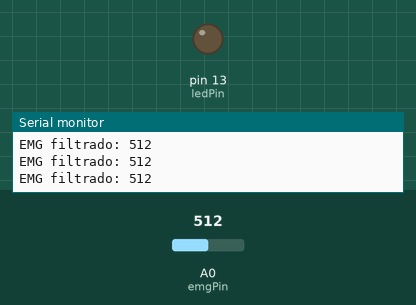
Recording of a sketch running on a simulated Arduino Uno, built with avr-gcc and run on an emulated ATmega328P. On the bench: output pins drawn as LEDs (lit = HIGH), the last lines printed to the serial monitor. The inputs (shaded band) are chosen by the test bench; at power-on: A0 (emgPin) = 512.

Above: at 1.2 s.
1.3 s: A0 (emgPin) set to 538
4.3 s: A0 (emgPin) set to 561
At 5.7 s:
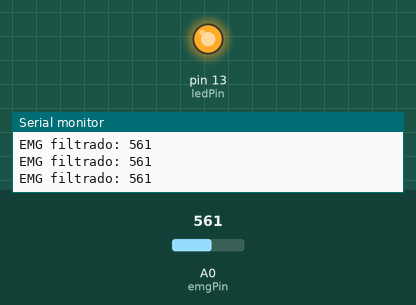
6.0 s: A0 (emgPin) set to 540
At 6.5 s:
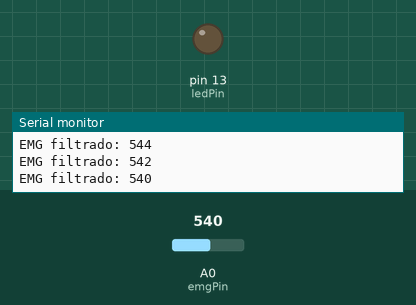
7.7 s: A0 (emgPin) set to 560
At 9.0 s:
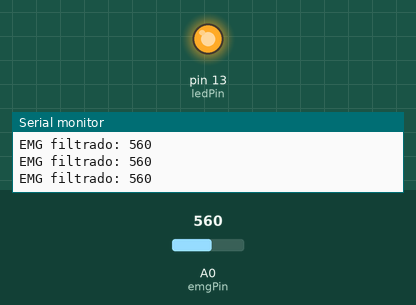
Timing chart, 0 to 10.7 s (numbered marks = the images above; inputs shaded):
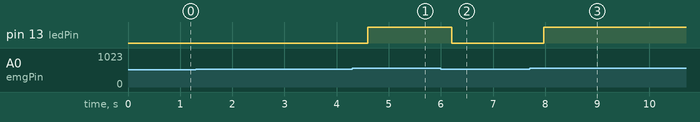

Measured:
- the behaviour switches between 550 and 551 on A0 (emgPin) (found by bisection; images 0 and 1)
- after the input at 4.3 s, pin 13 (ledPin): LOW → HIGH after 0.29 s
- after the input at 6.0 s, pin 13 (ledPin): HIGH → LOW after 0.21 s
- after the input at 7.7 s, pin 13 (ledPin): LOW → HIGH after 0.27 s

The sketch:

EMG_GestureControl.ino
```cpp
/*
 ============================================================================
 Título      : EMG Gesture Control con filtro de ventana móvil
 Descripción : Enciende un LED si se detecta contracción muscular. Utiliza
               un filtro de media móvil de 10 lecturas para mayor estabilidad.
 ----------------------------------------------------------------------------
 Docente     : Renzo Chan Ríos / Lewis De La Cruz
 Curso       : Fundamentos de Biodiseño
 Universidad : Universidad Peruana Cayetano Heredia (UPCH)
 Año         : 2025
 Versión     : 0.3
 ============================================================================
*/

const int emgPin = A0;
const int ledPin = 13;
const int threshold = 550;

// Filtro de ventana móvil para estabilizar la señal
const int windowSize = 10;
int readings[windowSize];
int index = 0;
long total = 0;

int readMovingAverage(int pin) {
  total -= readings[index];
  readings[index] = analogRead(pin);
  total += readings[index];
  index = (index + 1) % windowSize;
  return total / windowSize;
}


void setup() {
  pinMode(ledPin, OUTPUT);
  Serial.begin(9600);
  for (int i = 0; i < windowSize; i++) {
    readings[i] = 0;
  }
}

void loop() {
  int emgValue = readMovingAverage(emgPin);
  Serial.print("EMG filtrado: ");
  Serial.println(emgValue);
  digitalWrite(ledPin, emgValue > threshold ? HIGH : LOW);
  delay(50);
}
```
